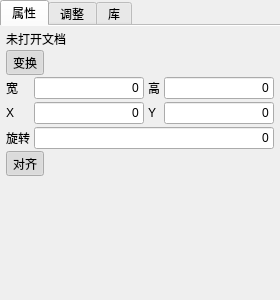
<?xml version="1.0" encoding="UTF-8"?>
<ui version="4.0">
 <class>PropertiesPanel</class>
 <widget class="QWidget" name="PropertiesPanel">
  <property name="geometry">
   <rect>
    <x>0</x>
    <y>0</y>
    <width>280</width>
    <height>300</height>
   </rect>
  </property>
  <property name="minimumSize">
   <size>
    <width>240</width>
    <height>150</height>
   </size>
  </property>
  <property name="windowTitle">
   <string>属性</string>
  </property>
  <!-- 外观在 resources/styles/dark.qss 的「右侧停靠面板外观」一节。
       PS 的「属性」是按内容类型变化的上下文面板（照片/文字/形状/像素各不相同），
       本 Demo 暂无这些实体，故只固定展示「变换 + 对齐」两个分区（UI 占位）。 -->
 <widget class="QToolButton" name="btnPanelMenu">
  <property name="geometry">
   <rect>
    <x>0</x>
    <y>0</y>
    <width>22</width>
    <height>22</height>
   </rect>
  </property>
  <property name="text">
   <string>≡</string>
  </property>
  <property name="toolTip">
   <string>面板选项</string>
  </property>
  <property name="autoRaise">
   <bool>true</bool>
  </property>
 </widget>

  <layout class="QVBoxLayout" name="rootLayout">
   <property name="spacing">
    <number>0</number>
   </property>
   <property name="leftMargin">
    <number>0</number>
   </property>
   <property name="topMargin">
    <number>0</number>
   </property>
   <property name="rightMargin">
    <number>0</number>
   </property>
   <property name="bottomMargin">
    <number>0</number>
   </property>
   <item>
    <widget class="QTabWidget" name="panelTabs">
     <property name="currentIndex">
      <number>0</number>
     </property>
     <property name="documentMode">
      <bool>true</bool>
     </property>

     <!-- ===== 属性 ===== -->
     <widget class="QWidget" name="tabProperties">
      <attribute name="title">
       <string>属性</string>
      </attribute>
      <!-- 本页内容是固定高度的一串控件，面板被拖矮时必须能滚（否则「对齐」那一排
           会被裁掉、够不着）。PS 的面板也是这么处理的。 -->
      <layout class="QVBoxLayout" name="propertiesTabLayout">
       <property name="spacing"><number>0</number></property>
       <property name="leftMargin"><number>0</number></property>
       <property name="topMargin"><number>0</number></property>
       <property name="rightMargin"><number>0</number></property>
       <property name="bottomMargin"><number>0</number></property>
       <item>
        <widget class="QScrollArea" name="propertiesScroll">
         <property name="widgetResizable"><bool>true</bool></property>
         <property name="frameShape"><enum>QFrame::Shape::NoFrame</enum></property>
         <property name="horizontalScrollBarPolicy"><enum>Qt::ScrollBarPolicy::ScrollBarAlwaysOff</enum></property>
         <widget class="QWidget" name="propertiesScrollBody">
          <layout class="QVBoxLayout" name="propertiesBodyLayout">
           <property name="spacing"><number>2</number></property>
           <property name="leftMargin"><number>6</number></property>
           <property name="topMargin"><number>4</number></property>
           <property name="rightMargin"><number>6</number></property>
           <property name="bottomMargin"><number>4</number></property>
           <item>
            <!-- 真实数据摘要：文档尺寸 + 活动图层名（来自 ImageDocument / Layer） -->
            <widget class="QLabel" name="labelTarget">
             <property name="text"><string>未打开文档</string></property>
             <property name="wordWrap"><bool>true</bool></property>
             <property name="toolTip"><string>当前文档与活动图层（真实数据）</string></property>
            </widget>
           </item>
           <item>
            <!-- 分区折叠标题（对应 GIMP gimp_prop_expanding_frame_new 的展开器外观） -->
            <widget class="QToolButton" name="toggleTransform">
             <property name="text"><string>变换</string></property>
             <property name="checkable"><bool>true</bool></property>
             <property name="checked"><bool>true</bool></property>
             <property name="autoRaise"><bool>true</bool></property>
             <property name="toolButtonStyle"><enum>Qt::ToolButtonStyle::ToolButtonTextOnly</enum></property>
             <property name="toolTip"><string>展开/收起变换分区</string></property>
            </widget>
           </item>
           <item>
            <widget class="QWidget" name="transformBody" native="true">
             <layout class="QGridLayout" name="transformGrid">
              <property name="horizontalSpacing"><number>4</number></property>
              <property name="verticalSpacing"><number>3</number></property>
              <property name="leftMargin"><number>0</number></property>
              <property name="topMargin"><number>0</number></property>
              <property name="rightMargin"><number>0</number></property>
              <property name="bottomMargin"><number>0</number></property>
              <item row="0" column="0">
               <widget class="QLabel" name="labelW"><property name="text"><string>宽</string></property></widget>
              </item>
              <item row="0" column="1">
               <widget class="QLineEdit" name="editW">
                <property name="readOnly"><bool>true</bool></property>
                <property name="text"><string>0</string></property>
                <property name="alignment"><set>Qt::AlignRight|Qt::AlignVCenter</set></property>
                <property name="toolTip"><string>活动图层的像素宽度（只读，来自 Layer::width）</string></property>
               </widget>
              </item>
              <item row="0" column="2">
               <widget class="QLabel" name="labelH"><property name="text"><string>高</string></property></widget>
              </item>
              <item row="0" column="3">
               <widget class="QLineEdit" name="editH">
                <property name="readOnly"><bool>true</bool></property>
                <property name="text"><string>0</string></property>
                <property name="alignment"><set>Qt::AlignRight|Qt::AlignVCenter</set></property>
                <property name="toolTip"><string>活动图层的像素高度（只读，来自 Layer::height）</string></property>
               </widget>
              </item>
              <item row="1" column="0">
               <widget class="QLabel" name="labelX"><property name="text"><string>X</string></property></widget>
              </item>
              <item row="1" column="1">
               <widget class="QLineEdit" name="editX">
                <property name="text"><string>0</string></property>
                <property name="alignment"><set>Qt::AlignRight|Qt::AlignVCenter</set></property>
                <property name="toolTip"><string>UI 占位：domain 的 Layer 尚无 offset 属性，接功能时接上</string></property>
               </widget>
              </item>
              <item row="1" column="2">
               <widget class="QLabel" name="labelY"><property name="text"><string>Y</string></property></widget>
              </item>
              <item row="1" column="3">
               <widget class="QLineEdit" name="editY">
                <property name="text"><string>0</string></property>
                <property name="alignment"><set>Qt::AlignRight|Qt::AlignVCenter</set></property>
                <property name="toolTip"><string>UI 占位：domain 的 Layer 尚无 offset 属性，接功能时接上</string></property>
               </widget>
              </item>
              <item row="2" column="0">
               <widget class="QLabel" name="labelAngle"><property name="text"><string>旋转</string></property></widget>
              </item>
              <item row="2" column="1" colspan="3">
               <widget class="QLineEdit" name="editAngle">
                <property name="text"><string>0</string></property>
                <property name="alignment"><set>Qt::AlignRight|Qt::AlignVCenter</set></property>
                <property name="toolTip"><string>UI 占位：暂无图层变换矩阵，恒为 0</string></property>
               </widget>
              </item>
             </layout>
            </widget>
           </item>
           <item>
            <widget class="QToolButton" name="toggleAlign">
             <property name="text"><string>对齐</string></property>
             <property name="checkable"><bool>true</bool></property>
             <property name="checked"><bool>true</bool></property>
             <property name="autoRaise"><bool>true</bool></property>
             <property name="toolButtonStyle"><enum>Qt::ToolButtonStyle::ToolButtonTextOnly</enum></property>
             <property name="toolTip"><string>展开/收起对齐分区</string></property>
            </widget>
           </item>
           <item>
            <!-- PS 的「对齐」是一排图标按钮；图标在本 .ui 的 iconset -->
            <widget class="QWidget" name="alignBody" native="true">
             <layout class="QHBoxLayout" name="alignRow">
              <property name="spacing"><number>2</number></property>
              <property name="leftMargin"><number>0</number></property>
              <property name="topMargin"><number>0</number></property>
              <property name="rightMargin"><number>0</number></property>
              <property name="bottomMargin"><number>0</number></property>
              <item>
               <widget class="QToolButton" name="btnAlignLeft">
        <property name="icon">
         <iconset resource="../resources.qrc">
          <normaloff>:/icons/ui/align-left.svg</normaloff>:/icons/ui/align-left.svg</iconset>
        </property>
        <property name="toolButtonStyle">
         <enum>Qt::ToolButtonStyle::ToolButtonIconOnly</enum>
        </property>

                <property name="toolTip"><string>水平左对齐（UI 占位）</string></property>
                <property name="iconSize"><size><width>18</width><height>18</height></size></property>
                <property name="autoRaise"><bool>true</bool></property>
               </widget>
              </item>
              <item>
               <widget class="QToolButton" name="btnAlignHCenter">
        <property name="icon">
         <iconset resource="../resources.qrc">
          <normaloff>:/icons/ui/align-hcenter.svg</normaloff>:/icons/ui/align-hcenter.svg</iconset>
        </property>
        <property name="toolButtonStyle">
         <enum>Qt::ToolButtonStyle::ToolButtonIconOnly</enum>
        </property>

                <property name="toolTip"><string>水平居中对齐（UI 占位）</string></property>
                <property name="iconSize"><size><width>18</width><height>18</height></size></property>
                <property name="autoRaise"><bool>true</bool></property>
               </widget>
              </item>
              <item>
               <widget class="QToolButton" name="btnAlignRight">
        <property name="icon">
         <iconset resource="../resources.qrc">
          <normaloff>:/icons/ui/align-right.svg</normaloff>:/icons/ui/align-right.svg</iconset>
        </property>
        <property name="toolButtonStyle">
         <enum>Qt::ToolButtonStyle::ToolButtonIconOnly</enum>
        </property>

                <property name="toolTip"><string>水平右对齐（UI 占位）</string></property>
                <property name="iconSize"><size><width>18</width><height>18</height></size></property>
                <property name="autoRaise"><bool>true</bool></property>
               </widget>
              </item>
              <item>
               <widget class="QToolButton" name="btnAlignTop">
        <property name="icon">
         <iconset resource="../resources.qrc">
          <normaloff>:/icons/ui/align-top.svg</normaloff>:/icons/ui/align-top.svg</iconset>
        </property>
        <property name="toolButtonStyle">
         <enum>Qt::ToolButtonStyle::ToolButtonIconOnly</enum>
        </property>

                <property name="toolTip"><string>垂直顶对齐（UI 占位）</string></property>
                <property name="iconSize"><size><width>18</width><height>18</height></size></property>
                <property name="autoRaise"><bool>true</bool></property>
               </widget>
              </item>
              <item>
               <widget class="QToolButton" name="btnAlignVCenter">
        <property name="icon">
         <iconset resource="../resources.qrc">
          <normaloff>:/icons/ui/align-vcenter.svg</normaloff>:/icons/ui/align-vcenter.svg</iconset>
        </property>
        <property name="toolButtonStyle">
         <enum>Qt::ToolButtonStyle::ToolButtonIconOnly</enum>
        </property>

                <property name="toolTip"><string>垂直居中对齐（UI 占位）</string></property>
                <property name="iconSize"><size><width>18</width><height>18</height></size></property>
                <property name="autoRaise"><bool>true</bool></property>
               </widget>
              </item>
              <item>
               <widget class="QToolButton" name="btnAlignBottom">
        <property name="icon">
         <iconset resource="../resources.qrc">
          <normaloff>:/icons/ui/align-bottom.svg</normaloff>:/icons/ui/align-bottom.svg</iconset>
        </property>
        <property name="toolButtonStyle">
         <enum>Qt::ToolButtonStyle::ToolButtonIconOnly</enum>
        </property>

                <property name="toolTip"><string>垂直底对齐（UI 占位）</string></property>
                <property name="iconSize"><size><width>18</width><height>18</height></size></property>
                <property name="autoRaise"><bool>true</bool></property>
               </widget>
              </item>
              <item>
               <spacer name="alignSpacer">
                <property name="orientation"><enum>Qt::Orientation::Horizontal</enum></property>
                <property name="sizeHint" stdset="0"><size><width>10</width><height>10</height></size></property>
               </spacer>
              </item>
             </layout>
            </widget>
           </item>
           <item>
            <spacer name="propertiesTabSpacer">
             <property name="orientation"><enum>Qt::Orientation::Vertical</enum></property>
             <property name="sizeHint" stdset="0"><size><width>10</width><height>10</height></size></property>
            </spacer>
           </item>
          </layout>
         </widget>
        </widget>
       </item>
      </layout>
     </widget>

     <!-- ===== 调整（截图未展示内容，做简洁版类型列表）===== -->
     <widget class="QWidget" name="tabAdjust">
      <attribute name="title">
       <string>调整</string>
      </attribute>
      <layout class="QVBoxLayout" name="adjustTabLayout">
       <property name="spacing"><number>6</number></property>
       <property name="leftMargin"><number>6</number></property>
       <property name="topMargin"><number>6</number></property>
       <property name="rightMargin"><number>6</number></property>
       <property name="bottomMargin"><number>6</number></property>
       <item>
        <widget class="QListWidget" name="adjustList">
         <property name="toolTip"><string>调整类型（UI 占位；对照 GIMP 的调整类 GEGL operation 列表）</string></property>
         <item>
         <property name="icon">
          <iconset resource="../resources.qrc">
           <normaloff>:/icons/layers/adjustment.svg</normaloff>:/icons/layers/adjustment.svg</iconset>
         </property>
         <property name="toolTip">
          <string>UI 占位：尚未接入任何调整算法</string>
         </property>
         <property name="text"><string>亮度/对比度</string></property></item>
         <item>
         <property name="icon">
          <iconset resource="../resources.qrc">
           <normaloff>:/icons/layers/adjustment.svg</normaloff>:/icons/layers/adjustment.svg</iconset>
         </property>
         <property name="toolTip">
          <string>UI 占位：尚未接入任何调整算法</string>
         </property>
         <property name="text"><string>色阶</string></property></item>
         <item>
         <property name="icon">
          <iconset resource="../resources.qrc">
           <normaloff>:/icons/layers/adjustment.svg</normaloff>:/icons/layers/adjustment.svg</iconset>
         </property>
         <property name="toolTip">
          <string>UI 占位：尚未接入任何调整算法</string>
         </property>
         <property name="text"><string>曲线</string></property></item>
         <item>
         <property name="icon">
          <iconset resource="../resources.qrc">
           <normaloff>:/icons/layers/adjustment.svg</normaloff>:/icons/layers/adjustment.svg</iconset>
         </property>
         <property name="toolTip">
          <string>UI 占位：尚未接入任何调整算法</string>
         </property>
         <property name="text"><string>曝光度</string></property></item>
         <item>
         <property name="icon">
          <iconset resource="../resources.qrc">
           <normaloff>:/icons/layers/adjustment.svg</normaloff>:/icons/layers/adjustment.svg</iconset>
         </property>
         <property name="toolTip">
          <string>UI 占位：尚未接入任何调整算法</string>
         </property>
         <property name="text"><string>自然饱和度</string></property></item>
         <item>
         <property name="icon">
          <iconset resource="../resources.qrc">
           <normaloff>:/icons/layers/adjustment.svg</normaloff>:/icons/layers/adjustment.svg</iconset>
         </property>
         <property name="toolTip">
          <string>UI 占位：尚未接入任何调整算法</string>
         </property>
         <property name="text"><string>色相/饱和度</string></property></item>
         <item>
         <property name="icon">
          <iconset resource="../resources.qrc">
           <normaloff>:/icons/layers/adjustment.svg</normaloff>:/icons/layers/adjustment.svg</iconset>
         </property>
         <property name="toolTip">
          <string>UI 占位：尚未接入任何调整算法</string>
         </property>
         <property name="text"><string>色彩平衡</string></property></item>
         <item>
         <property name="icon">
          <iconset resource="../resources.qrc">
           <normaloff>:/icons/layers/adjustment.svg</normaloff>:/icons/layers/adjustment.svg</iconset>
         </property>
         <property name="toolTip">
          <string>UI 占位：尚未接入任何调整算法</string>
         </property>
         <property name="text"><string>黑白</string></property></item>
         <item>
         <property name="icon">
          <iconset resource="../resources.qrc">
           <normaloff>:/icons/layers/adjustment.svg</normaloff>:/icons/layers/adjustment.svg</iconset>
         </property>
         <property name="toolTip">
          <string>UI 占位：尚未接入任何调整算法</string>
         </property>
         <property name="text"><string>照片滤镜</string></property></item>
         <item>
         <property name="icon">
          <iconset resource="../resources.qrc">
           <normaloff>:/icons/layers/adjustment.svg</normaloff>:/icons/layers/adjustment.svg</iconset>
         </property>
         <property name="toolTip">
          <string>UI 占位：尚未接入任何调整算法</string>
         </property>
         <property name="text"><string>通道混合器</string></property></item>
         <item>
         <property name="icon">
          <iconset resource="../resources.qrc">
           <normaloff>:/icons/layers/adjustment.svg</normaloff>:/icons/layers/adjustment.svg</iconset>
         </property>
         <property name="toolTip">
          <string>UI 占位：尚未接入任何调整算法</string>
         </property>
         <property name="text"><string>反相</string></property></item>
         <item>
         <property name="icon">
          <iconset resource="../resources.qrc">
           <normaloff>:/icons/layers/adjustment.svg</normaloff>:/icons/layers/adjustment.svg</iconset>
         </property>
         <property name="toolTip">
          <string>UI 占位：尚未接入任何调整算法</string>
         </property>
         <property name="text"><string>阈值</string></property></item>
         <item>
         <property name="icon">
          <iconset resource="../resources.qrc">
           <normaloff>:/icons/layers/adjustment.svg</normaloff>:/icons/layers/adjustment.svg</iconset>
         </property>
         <property name="toolTip">
          <string>UI 占位：尚未接入任何调整算法</string>
         </property>
         <property name="text"><string>渐变映射</string></property></item>
        </widget>
       </item>
      </layout>
     </widget>

     <!-- ===== 库（截图未展示内容，做简洁版资源网格）===== -->
     <widget class="QWidget" name="tabLibraries">
      <attribute name="title">
       <string>库</string>
      </attribute>
      <layout class="QVBoxLayout" name="libraryTabLayout">
       <property name="spacing"><number>6</number></property>
       <property name="leftMargin"><number>6</number></property>
       <property name="topMargin"><number>6</number></property>
       <property name="rightMargin"><number>6</number></property>
       <property name="bottomMargin"><number>6</number></property>
       <item>
        <!-- PS 的「库」是云端/团队共享资源面板；本 Demo 无云端资源，
             故只列资源类别，全部为 UI 占位。 -->
        <widget class="QListWidget" name="libraryList">
         <property name="toolTip"><string>库资源类别（UI 占位；对照 GIMP 的 pattern / gradient / brush 资源工厂视图）</string></property>
         <item><property name="text"><string>文档</string></property></item>
         <item><property name="text"><string>渐变</string></property></item>
         <item><property name="text"><string>图案</string></property></item>
         <item><property name="text"><string>形状</string></property></item>
         <item><property name="text"><string>样式</string></property></item>
         <item><property name="text"><string>画笔</string></property></item>
        </widget>
       </item>
      </layout>
     </widget>

    </widget>
   </item>
  </layout>
 </widget>
 <resources>
  <include location="../resources.qrc"/>
 </resources>
 <connections/>
</ui>
